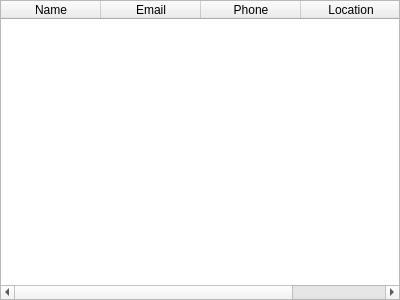
<?xml version="1.0" encoding="UTF-8"?>
<ui version="4.0">
 <class>ClientsForm</class>
 <widget class="QWidget" name="ClientsForm">
  <property name="geometry">
   <rect>
    <x>0</x>
    <y>0</y>
    <width>400</width>
    <height>300</height>
   </rect>
  </property>
  <property name="windowTitle">
   <string/>
  </property>
  <layout class="QVBoxLayout" name="verticalLayout">
   <property name="leftMargin">
    <number>0</number>
   </property>
   <property name="topMargin">
    <number>0</number>
   </property>
   <property name="rightMargin">
    <number>0</number>
   </property>
   <property name="bottomMargin">
    <number>0</number>
   </property>
   <item>
    <widget class="QTableWidget" name="tableWidget">
     <property name="selectionMode">
      <enum>QAbstractItemView::SingleSelection</enum>
     </property>
     <property name="selectionBehavior">
      <enum>QAbstractItemView::SelectRows</enum>
     </property>
     <column>
      <property name="text">
       <string>Name</string>
      </property>
     </column>
     <column>
      <property name="text">
       <string>Email</string>
      </property>
     </column>
     <column>
      <property name="text">
       <string>Phone</string>
      </property>
     </column>
     <column>
      <property name="text">
       <string>Location</string>
      </property>
     </column>
    </widget>
   </item>
  </layout>
 </widget>
 <resources/>
 <connections/>
</ui>
